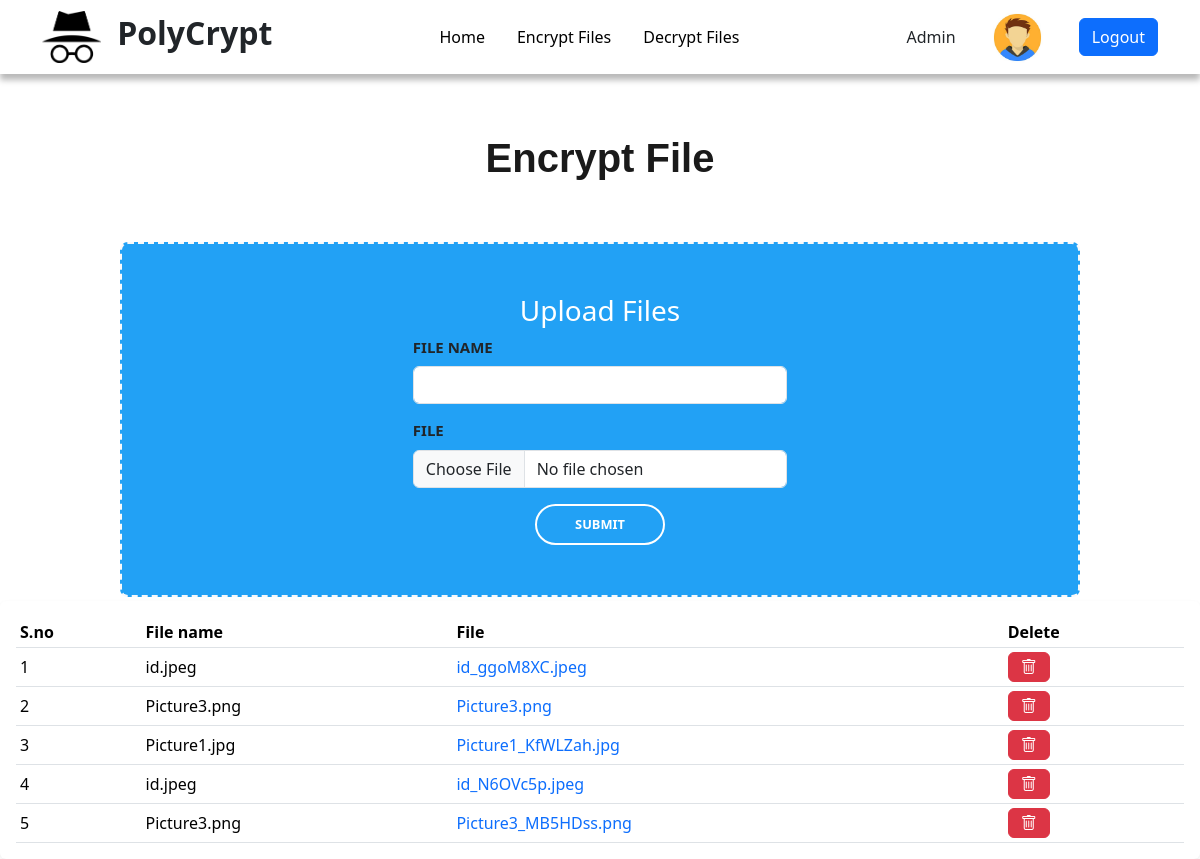
The page / on the database its author committed.
### UploadFiles/models.py (models this page shows)
class MyFileUpload(models.Model):
    file_name=models.CharField(max_length=50)
    my_file=models.FileField()
    file_format = models.CharField(max_length=20, default='unknown')

### UploadFiles/views.py (the view)
# urls.py: path('',views.home,name="home"),
def home(request):
    mydata=MyFileUpload.objects.all()
    myform=MyFileForm()
    if mydata !='':
        context={'form':myform,'mydata':mydata}
        return render(request,"index.html",context)
    else:
        context={'form':myform}
        return render(request,"index.html",context)

### UploadFiles/forms.py
class MyFileForm(forms.Form):
    file_name=forms.CharField(widget=forms.TextInput(attrs={'class':'form-control' }))
    file=forms.FileField(widget=forms.FileInput(attrs={'class':'form-control ','style': 'margin-top:8px'}))

### Template/index.html (shortened to what this page needs)
{%extends 'base.html'%} {% block content %}
{% load static %}
<nav>
  <div class="container">
    <div class="logo">
      <div class="profile-photo">
        <img src="{% static 'image/logo.png' %}" alt="" />
      </div>
      <h2 class="log"><b>PolyCrypt</b></h2>
    </div>
      <ul class="navbar">
        <li class="navitem ">
          <a class="navlink" href="http://127.0.0.1:8000/Home/">Home</a>
        </li>
        <li class="navitem">
          <a class="navlink" href="http://127.0.0.1:8000/Home/">Encrypt Files</a>
        </li>
        <li class="navitem">
          <a class="navlink" href="http://127.0.0.1:8000/DecryptFiles/">Decrypt Files</a>
        </li>
      </ul>
    <div class="profile">
      <label for="name" class="profile-name">Admin</label>
      <div class="profile-photo">
        <img src="{% static 'image/profile.jpg' %}" alt="" />
      </div>
      <a href="http://127.0.0.1:8000/"><button type="button" class="btn btn-primary " style=" column-gap: 16px ;"> Logout </button></a>
    </div>
  </div>
</nav>
<h1 class="en-head">Encrypt File</h1>
<div class="center-container">
<div class="bg-color">
  <div class="container-fluid" style="margin-top: 50px; margin-bottom: 50px;">
  <div class="row justify-content-center">
    <div class="col-md-5">
      <h3 class="page-hader text-white text-center">Upload Files</h3>
    <form
        action="{% url 'uploadfile' %}"
        method="post"
        enctype="multipart/form-data"
      >
        <div class="form-group"><label class="form-label" style="width: 100px; font-size: 15px; font-weight: 600;  text-transform: uppercase;">File Name</label> {{form.file_name}}</div>
        <div class="form-group">
          <label for="id_file" style="width: 100px; margin-top: 15px;font-size: 15px; font-weight: 600;  text-transform: uppercase;">File</label>
          {{ form.file }}
        </div>
        <div class="text-center mt-3">
          <button  type="submit" class="custom-btn ">Submit</button>
        </div>
      </form>
    </div>
  </div>
</div>
</div>
</div>
<div class="card shadow-sm border-0 p-3 pb-0 mt-1 ">
  <div class="table-responsive">
      <table class="table table-hover table-sm">
          <thead>
              <tr class="align-middle">
                  <th scope="col">S.no</th>
                  <th scope="col">File name</th>
                  <th scope="col">File</th>
                  <th scope="col">Delete</th>
              </tr>
          </thead>
          {% if mydata %}
          <tbody>
            {% for data in mydata %}
               <tr class="align-middle">
                  <td>{{forloop.counter}}</td>
                  <td>{{data.file_name}}</td>
                  <td><a href="{{data.my_file.url}}" style="text-decoration: none;">{{data.my_file}}</a></td>
                           <td class="">
                    <a href="deleteFile/{{data.id}}" class="btn btn-danger  btn-small"><i class="bi bi-trash"></i> </a>
                  </td>
               </tr>
               {% endfor %}
          </tbody>
          {% endif %}
      </table>
  </div>
  </div>
{% endblock %}

### Template/base.html (shortened to what this page needs)
{% include 'header.html'%}
<!DOCTYPE html>
<html lang="en">
  <head>
    <link href="https://cdn.jsdelivr.net/npm/bootstrap@5.3.3/dist/css/bootstrap.min.css" rel="stylesheet">
    <link rel="stylesheet" href="https://cdn.jsdelivr.net/npm/bootstrap-icons@1.11.3/font/bootstrap-icons.min.css">
  </head>
  <body>
    {% block content %} {% endblock %}
  </body>
</html>

### Template/header.html (shortened to what this page needs)
{% load static %}
<link
  href="https://cdn.jsdelivr.net/npm/bootstrap@5.3.3/dist/css/bootstrap.min.css"
  rel="stylesheet"
/>
<link rel="stylesheet" href="{% static 'css/Home.css' %}">

### static/css/Home.css (style rules this page uses)
:root { --color-white:hsl(252,30%,100%); --color-light:hsl(252,30%,95%); --color-gray:hsl(252,15%,65%); --color-dark:hsl(252,30%,17%); --border-radius:2rem; --card-border-radius:1rem; --btn-padding:0.6rem 2rem; --search-padding:0.6rem 1rem; --card-padding:1rem; --stickey-top-left:5.4rem; --stickey-top-right:-18rem; }
*,*::after,*::before { margin: 0; padding: 0; outline: 0; text-decoration: none; border: none; list-style: none; box-sizing: none; }
body { font-family:"poppins" sans-serif ; color:var(--color-dark); background: var(--color-light); overflow-x: hidden; }
.container { width: 100%; margin: auto; }
.container { display: flex; align-items: center; justify-content: space-between; }
.logo { display: flex; align-items: center; justify-content: space-between; column-gap:1rem ; }
nav { width: 100%; background-color: var(--color-white); padding: 0.2rem 0; top:0; z-index: 10; box-shadow: rgba(0, 0, 0, -1.76) 0px 10px 20px, rgba(0, 0, 0, 0.28) 0px 6px 6px; }
.navbar { list-style-type: none; margin: 0; padding: 0; background-color: none; overflow: hidden; }
.navitem { float: left; }
.navlink { display: block; color: black; text-align: center; padding: 14px 16px; text-decoration: none; }
.profile-photo { width: 3.7em; border-radius: 50%; }
img { display: block; width:100%; }
.profile { display: flex; align-items: center; justify-content: space-between; column-gap:2rem ; }
.en-head { text-align: center; margin-top: 60px; font-family: "Source Sans Pro", Helvetica, Arial, sans-serif; -webkit-font-smoothing: antialiased; font-weight: 700; color: rgb(26, 26, 26); }
.custom-btn { margin: 0; background:none; color: #fff; border: 2px solid #fff; width: 130px; height: 41px; font-weight: 600; font-size: 0.8rem; text-transform: uppercase; border-radius: 49px; }
.bg-color { position: relative; border-radius: 8px; background: #22a1f5; width: 80%; border: 2px dashed rgb(249, 249, 249); }
.center-container { display: flex; align-items: center; justify-content: center; margin-top: 60px; }

### rows shown on the page
MyFileUpload: file_name "id.jpeg", my_file "id_ggoM8XC.jpeg"
MyFileUpload: file_name "Picture3.png", my_file "Picture3.png"
MyFileUpload: file_name "Picture1.jpg", my_file "Picture1_KfWLZah.jpg"
MyFileUpload: file_name "id.jpeg", my_file "id_N6OVc5p.jpeg"
MyFileUpload: file_name "Picture3.png", my_file "Picture3_MB5HDss.png"
